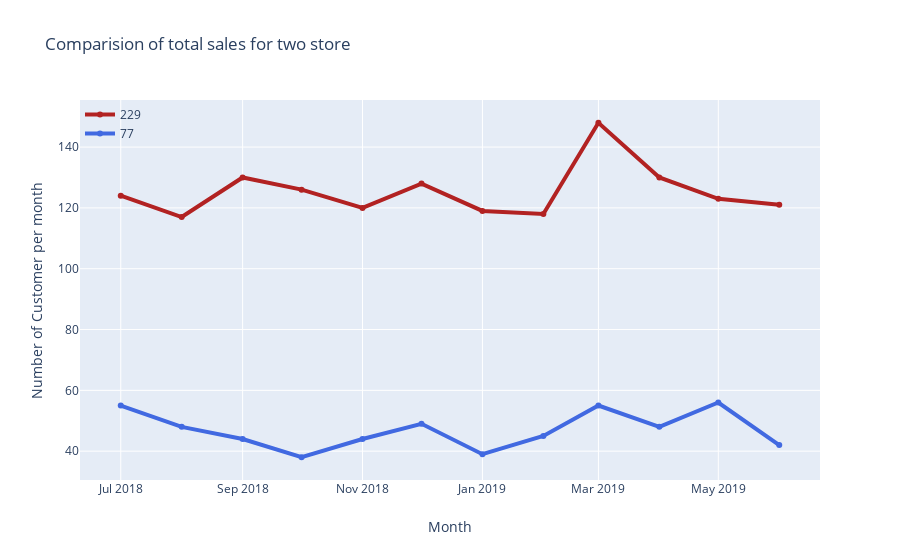
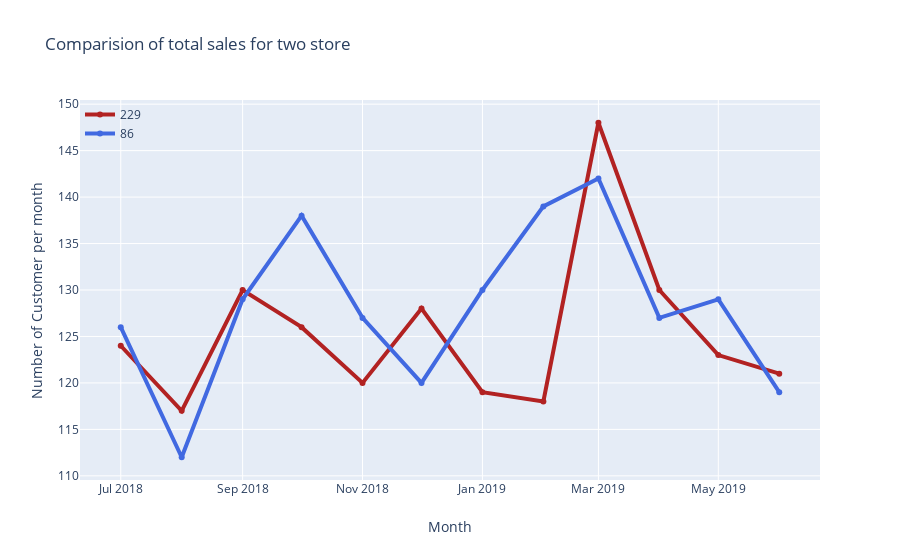
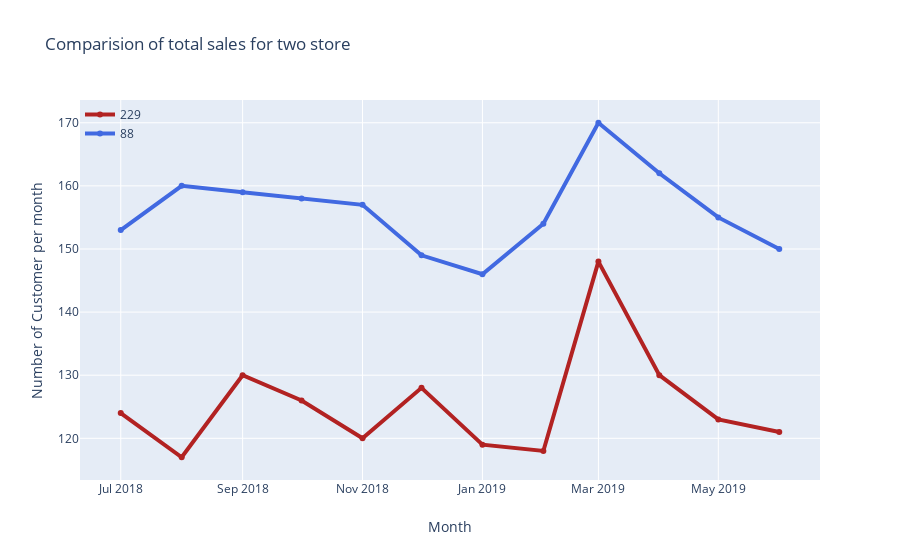

Notebook code cell kept with these figures, in order:
### Code cell
comparision_month_cust_total(229, 77)
comparision_month_cust_total(229, 86)
comparision_month_cust_total(229, 88)

### Figure 1 — Plotly figure (JSON) as saved in the notebook; plotly's stock layout.template omitted (floating-point values rounded to 4 significant figures)
{"data": [{"line": {"color": "firebrick", "width": 4}, "name": "229", "type": "scatter", "x": ["2018-07", "2018-08", "2018-09", "2018-10", "2018-11", "2018-12", "2019-01", "2019-02", "2019-03", "2019-04", "2019-05", "2019-06"], "y": [124, 117, 130, 126, 120, 128, 119, 118, 148, 130, 123, 121]}, {"line": {"color": "royalblue", "width": 4}, "name": "77", "type": "scatter", "x": ["2018-07", "2018-08", "2018-09", "2018-10", "2018-11", "2018-12", "2019-01", "2019-02", "2019-03", "2019-04", "2019-05", "2019-06"], "y": [55, 48, 44, 38, 44, 49, 39, 45, 55, 48, 56, 42]}], "layout": {"barmode": "group", "legend": {"bgcolor": "rgba(255, 255, 255, 0)", "bordercolor": "rgba(255, 255, 255, 0)", "x": 0, "y": 1}, "title": {"text": "Comparision of total sales for two store"}, "xaxis": {"title": {"text": "Month"}}, "yaxis": {"title": {"text": "Number of Customer per month "}}}}

### Figure 2 — Plotly figure (JSON) as saved in the notebook; plotly's stock layout.template omitted (floating-point values rounded to 4 significant figures)
{"data": [{"line": {"color": "firebrick", "width": 4}, "name": "229", "type": "scatter", "x": ["2018-07", "2018-08", "2018-09", "2018-10", "2018-11", "2018-12", "2019-01", "2019-02", "2019-03", "2019-04", "2019-05", "2019-06"], "y": [124, 117, 130, 126, 120, 128, 119, 118, 148, 130, 123, 121]}, {"line": {"color": "royalblue", "width": 4}, "name": "86", "type": "scatter", "x": ["2018-07", "2018-08", "2018-09", "2018-10", "2018-11", "2018-12", "2019-01", "2019-02", "2019-03", "2019-04", "2019-05", "2019-06"], "y": [126, 112, 129, 138, 127, 120, 130, 139, 142, 127, 129, 119]}], "layout": {"barmode": "group", "legend": {"bgcolor": "rgba(255, 255, 255, 0)", "bordercolor": "rgba(255, 255, 255, 0)", "x": 0, "y": 1}, "title": {"text": "Comparision of total sales for two store"}, "xaxis": {"title": {"text": "Month"}}, "yaxis": {"title": {"text": "Number of Customer per month "}}}}

### Figure 3 — Plotly figure (JSON) as saved in the notebook; plotly's stock layout.template omitted (floating-point values rounded to 4 significant figures)
{"data": [{"line": {"color": "firebrick", "width": 4}, "name": "229", "type": "scatter", "x": ["2018-07", "2018-08", "2018-09", "2018-10", "2018-11", "2018-12", "2019-01", "2019-02", "2019-03", "2019-04", "2019-05", "2019-06"], "y": [124, 117, 130, 126, 120, 128, 119, 118, 148, 130, 123, 121]}, {"line": {"color": "royalblue", "width": 4}, "name": "88", "type": "scatter", "x": ["2018-07", "2018-08", "2018-09", "2018-10", "2018-11", "2018-12", "2019-01", "2019-02", "2019-03", "2019-04", "2019-05", "2019-06"], "y": [153, 160, 159, 158, 157, 149, 146, 154, 170, 162, 155, 150]}], "layout": {"barmode": "group", "legend": {"bgcolor": "rgba(255, 255, 255, 0)", "bordercolor": "rgba(255, 255, 255, 0)", "x": 0, "y": 1}, "title": {"text": "Comparision of total sales for two store"}, "xaxis": {"title": {"text": "Month"}}, "yaxis": {"title": {"text": "Number of Customer per month "}}}}
